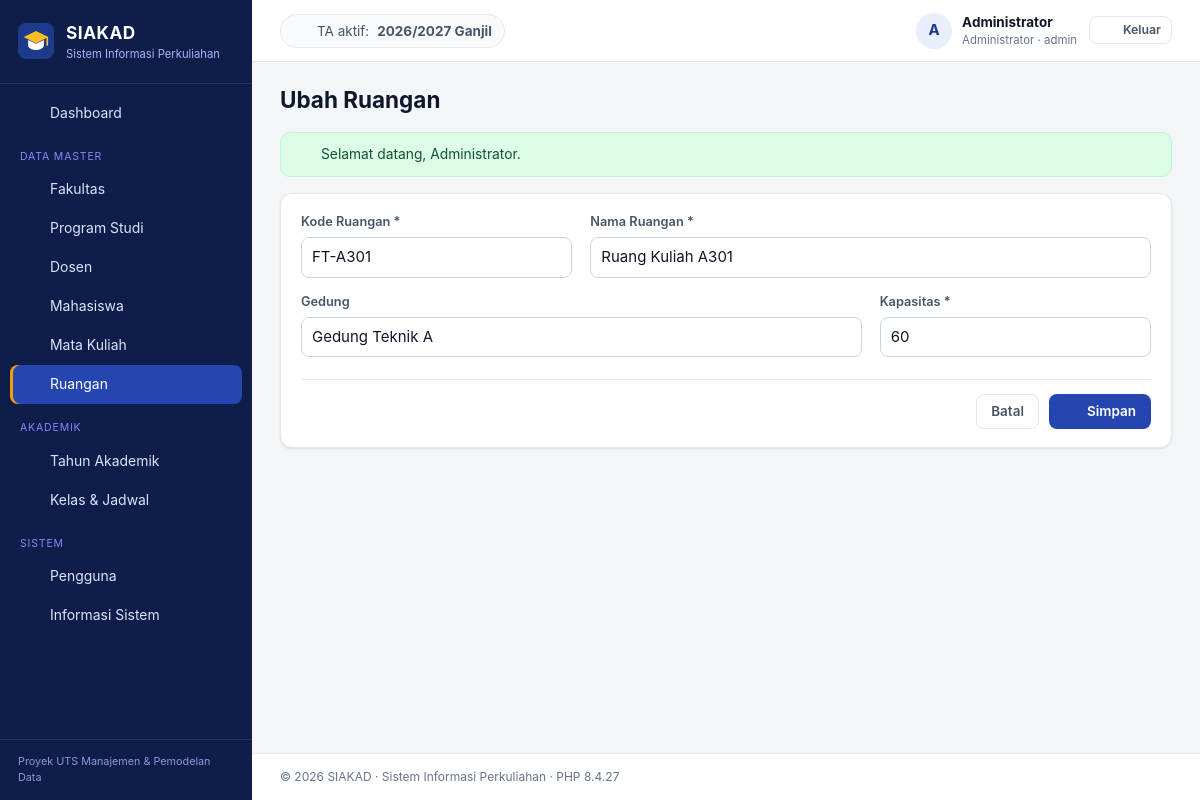
/index.php?page=admin/ruangan&action=edit&id=6 (signed in), run on the app's committed database.
### tables this page shows
CREATE TABLE tahun_akademik (
  id_ta       INT UNSIGNED NOT NULL AUTO_INCREMENT,
  tahun       CHAR(9)      NOT NULL,               
  semester    ENUM('Ganjil','Genap') NOT NULL,
  is_aktif    TINYINT(1)   NOT NULL DEFAULT 0,
  created_at  TIMESTAMP    NOT NULL DEFAULT CURRENT_TIMESTAMP,
  PRIMARY KEY (id_ta),
  UNIQUE KEY uq_ta (tahun, semester)
);

CREATE TABLE ruangan (
  id_ruangan    INT UNSIGNED      NOT NULL AUTO_INCREMENT,
  kode_ruangan  VARCHAR(15)       NOT NULL,
  nama_ruangan  VARCHAR(100)      NOT NULL,
  gedung        VARCHAR(100)      NULL,
  kapasitas     SMALLINT UNSIGNED NOT NULL DEFAULT 40,
  created_at    TIMESTAMP         NOT NULL DEFAULT CURRENT_TIMESTAMP,
  PRIMARY KEY (id_ruangan),
  UNIQUE KEY uq_ruangan_kode (kode_ruangan)
);

### app/core/Controller.php (called while the page is built, shortened)
<?php
abstract class Controller
{
    protected function render(string $view, array $data = [], string $layout = 'layouts/main'): void
    {
        $viewFile = APP_PATH . '/views/' . $view . '.php';
        extract($data, EXTR_SKIP);
        require $viewFile;
        $content = ob_get_clean();
        require APP_PATH . '/views/' . $layout . '.php';
    }
    protected function idParam(): int
    {
        $id = filter_input(INPUT_GET, 'id', FILTER_VALIDATE_INT) ?: filter_input(INPUT_POST, 'id', FILTER_VALIDATE_INT);
        return (int) $id;
    }
}

### app/controllers/RuanganController.php (called while the page is built, shortened)
<?php
class RuanganController extends Controller
{
    private Ruangan $model;
    public function __construct()
    {
        $this->model = new Ruangan();
    }
    public function edit(): void
    {
        $row = $this->model->find($this->idParam()) ?? abort(404);
        $this->render('admin/ruangan/form', ['title' => 'Ubah Ruangan', 'row' => $row]);
    }
}

### index.php (called while the page is built, shortened)
<?php
require APP_PATH . '/core/helpers.php';
spl_autoload_register(function (string $class): void {
    foreach (['core', 'controllers', 'models'] as $dir) {
        $file = APP_PATH . "/$dir/$class.php";
        if (is_file($file)) {
            return;
        }
    }
});
$page = (string) ($_GET['page'] ?? (Auth::check() ? 'dashboard' : 'login'));
$action = (string) ($_GET['action'] ?? 'index');
$method = lcfirst(str_replace(' ', '', ucwords(str_replace('-', ' ', $action))));
$controller = new $controllerClass();
try {
    $controller->$method();
} catch (PDOException $e) {
    error_log('[SIAKAD] ' . $e->getMessage());
    if ($_SERVER['REQUEST_METHOD'] === 'POST') {
        flash('error', db_error_message($e));
        $back = $_SERVER['HTTP_REFERER'] ?? url($page);
        header('Location: ' . $back);
        exit;
    }
    abort(500, db_error_message($e));
}

### config/config.php (called while the page is built, shortened)
<?php
$env = static function (string $key, $default) {
    $value = getenv($key);
    return $value === false || $value === '' ? $default : $value;
};
$config = [
    'app_name'     => 'SIAKAD',
    'app_subtitle' => 'Sistem Informasi Perkuliahan',
    'db_host'      => $env('DB_HOST', '127.0.0.1'),
    'db_port'      => (int) $env('DB_PORT', 3306),
    'db_name'      => $env('DB_NAME', 'db_siakad'),
    'db_user'      => $env('DB_USER', 'root'),
    'db_pass'      => $env('DB_PASS', ''),
    'timezone'     => 'Asia/Jakarta',
    'debug'        => filter_var($env('APP_DEBUG', false), FILTER_VALIDATE_BOOLEAN),
];
$local = __DIR__ . '/config.local.php';
return $config;

### app/core/Database.php (called while the page is built)
<?php
final class Database
{
    private static ?PDO $pdo = null;
    public static function connection(): PDO
    {
        if (self::$pdo === null) {
            $c = config();
            $dsn = sprintf(
                'mysql:host=%s;port=%d;dbname=%s;charset=utf8mb4',
                $c['db_host'],
                $c['db_port'],
                $c['db_name']
            );
            self::$pdo = new PDO($dsn, $c['db_user'], $c['db_pass'], [
                PDO::ATTR_ERRMODE            => PDO::ERRMODE_EXCEPTION,
                PDO::ATTR_DEFAULT_FETCH_MODE => PDO::FETCH_ASSOC,
                PDO::ATTR_EMULATE_PREPARES   => false,
            ]);
            self::$pdo->exec("SET time_zone = '+07:00'");
        }
        return self::$pdo;
    }
}

### app/core/Model.php (called while the page is built, shortened)
<?php
abstract class Model
{
    protected PDO $db;
    public function __construct()
    {
        $this->db = Database::connection();
    }
    protected function fetchOne(string $sql, array $params = []): ?array
    {
        $stmt = $this->db->prepare($sql);
        $stmt->execute($params);
        $row = $stmt->fetch();
        return $row === false ? null : $row;
    }
}

### app/models/Ruangan.php (called while the page is built, shortened)
<?php
class Ruangan extends Model
{
    public function find(int $id): ?array
    {
        return $this->fetchOne('SELECT * FROM ruangan WHERE id_ruangan = ?', [$id]);
    }
}

### app/core/Auth.php (called while the page is built, shortened)
<?php
final class Auth
{
    public static function user(): ?array
    {
        return $_SESSION['user'] ?? null;
    }
}

### app/models/TahunAkademik.php (called while the page is built, shortened)
<?php
class TahunAkademik extends Model
{
    public function aktif(): ?array
    {
        return $this->fetchOne('SELECT * FROM tahun_akademik WHERE is_aktif = 1 LIMIT 1');
    }
}

### app/views/admin/ruangan/form.php (the view, shortened to what this page needs)
<?php $isEdit = $row !== null; ?>
<section class="card form-card">
    <form method="post" action="<?= e(url('admin/ruangan', $isEdit ? ['action' => 'update', 'id' => $row['id_ruangan']] : ['action' => 'store'])) ?>">
        <div class="form-grid">
            <label class="field">
                <span>Kode Ruangan *</span>
                <input class="<?= has_error('kode_ruangan') ?>" type="text" name="kode_ruangan" maxlength="15" value="<?= e(old('kode_ruangan', $row['kode_ruangan'] ?? '')) ?>" required>
            </label>
            <label class="field span-2">
                <span>Nama Ruangan *</span>
                <input class="<?= has_error('nama_ruangan') ?>" type="text" name="nama_ruangan" maxlength="100" value="<?= e(old('nama_ruangan', $row['nama_ruangan'] ?? '')) ?>" required>
            </label>
            <label class="field span-2">
                <span>Gedung</span>
                <input type="text" name="gedung" maxlength="100" value="<?= e(old('gedung', $row['gedung'] ?? '')) ?>">
            </label>
            <label class="field">
                <span>Kapasitas *</span>
                <input class="<?= has_error('kapasitas') ?>" type="number" name="kapasitas" min="1" max="500" value="<?= e(old('kapasitas', $row['kapasitas'] ?? 40)) ?>" required>
            </label>
        </div>
        <div class="form-actions">
            <a class="btn btn-ghost" href="<?= e(url('admin/ruangan')) ?>">Batal</a>
            <button class="btn btn-primary" type="submit"><?= icon('save', 16) ?><span>Simpan</span></button>
        </div>
    </form>
</section>

### app/views/layouts/main.php (shortened to what this page needs)
<?php
$user = Auth::user();
$role = $user['role'];
$taAktif = (new TahunAkademik())->aktif();
$menu = [
    'admin' => [
        ['Dashboard', 'dashboard', 'home'],
        ['__', 'Data Master'],
        ['Fakultas', 'admin/fakultas', 'building'],
        ['Program Studi', 'admin/prodi', 'layers'],
        ['Dosen', 'admin/dosen', 'user'],
        ['Mahasiswa', 'admin/mahasiswa', 'users'],
        ['Mata Kuliah', 'admin/mata-kuliah', 'book'],
        ['Ruangan', 'admin/ruangan', 'map'],
        ['__', 'Akademik'],
        ['Tahun Akademik', 'admin/tahun-akademik', 'calendar'],
        ['Kelas & Jadwal', 'admin/kelas', 'grid'],
        ['__', 'Sistem'],
        ['Pengguna', 'admin/pengguna', 'key'],
        ['Informasi Sistem', 'admin/sistem', 'server'],
    ],
    'dosen' => [
        ['Dashboard', 'dashboard', 'home'],
        ['__', 'Pengajaran'],
        ['Kelas & Input Nilai', 'dosen/kelas', 'clipboard'],
        ['Perwalian (KRS)', 'dosen/perwalian', 'users'],
    ],
    'mahasiswa' => [
        ['Dashboard', 'dashboard', 'home'],
        ['__', 'Akademik'],
        ['Isi KRS', 'mahasiswa/krs', 'clipboard'],
        ['Kartu Hasil Studi', 'mahasiswa/khs', 'file'],
        ['Transkrip Nilai', 'mahasiswa/transkrip', 'award'],
    ],
][$role];
$roleLabel = ['admin' => 'Administrator', 'dosen' => 'Dosen', 'mahasiswa' => 'Mahasiswa'][$role];
?>
<!doctype html>
<html lang="id">
<head>
    <link rel="stylesheet" href="<?= e(asset('css/style.css')) ?>">
</head>
<body class="role-<?= e($role) ?>">
<div class="app">
    <aside class="sidebar" id="sidebar">
        <a class="brand" href="<?= e(url('dashboard')) ?>">
            <img src="<?= e(asset('img/logo.svg')) ?>" alt="" width="36" height="36">
            <span>
                <strong><?= e(config('app_name')) ?></strong>
                <small><?= e(config('app_subtitle')) ?></small>
            </span>
        </a>
        <nav class="nav">
            <?php foreach ($menu as $item): ?>
                <?php if ($item[0] === '__'): ?>
                    <div class="nav-section"><?= e($item[1]) ?></div>
                <?php else: ?>
                    <a class="nav-link<?= $item[1] === 'dashboard' ? (($_GET['page'] ?? 'dashboard') === 'dashboard' ? ' active' : '') : is_active_page($item[1]) ?>"
                       href="<?= e(url($item[1])) ?>"><?= icon($item[2]) ?><span><?= e($item[0]) ?></span></a>
                <?php endif; ?>
            <?php endforeach; ?>
        </nav>
        <div class="sidebar-foot">Proyek UTS Manajemen &amp; Pemodelan Data</div>
    </aside>
    <div class="main">
        <header class="topbar">
            <div class="topbar-ta">
                <?= icon('calendar', 16) ?>
                <?php if ($taAktif): ?>
                    TA aktif: <strong><?= e($taAktif['tahun']) ?> <?= e($taAktif['semester']) ?></strong>
                <?php else: ?>
                    Belum ada tahun akademik aktif
                <?php endif; ?>
            </div>
            <div class="topbar-user">
                <a href="<?= e(url('profil')) ?>" class="user-chip">
                    <span class="avatar"><?= e(mb_strtoupper(mb_substr(preg_replace('/^(Dr\.|Ir\.)\s*/', '', $user['nama']), 0, 1))) ?></span>
                    <span class="user-meta">
                        <strong><?= e($user['nama']) ?></strong>
                        <small><?= e($roleLabel) ?> · <?= e($user['username']) ?></small>
                    </span>
                </a>
                <form method="post" action="<?= e(url('logout', ['action' => 'logout'])) ?>">
                    <button class="btn btn-sm btn-ghost" type="submit"><?= icon('logout', 16) ?><span>Keluar</span></button>
                </form>
            </div>
        </header>
        <main class="content">
            <div class="page-head">
                <h1><?= e($title ?? '') ?></h1>
            </div>
            <?php foreach (['success', 'error'] as $type): ?>
                <?php if ($msg = flash($type)): ?>
                    <div class="alert alert-<?= $type ?>" role="alert">
                        <?= icon($type === 'success' ? 'check' : 'x', 16) ?><span><?= e($msg) ?></span>
                    </div>
                <?php endif; ?>
            <?php endforeach; ?>
            <?= $content ?>
        </main>
        <footer class="footer">
            &copy; <?= date('Y') ?> <?= e(config('app_name')) ?> · <?= e(config('app_subtitle')) ?> · PHP <?= PHP_VERSION ?>
        </footer>
    </div>
</div>
</body>
</html>

### data on the page
tahun_akademik: tahun "2026/2027", semester "Ganjil"
ruangan: kode_ruangan "FT-A301", nama_ruangan "Ruang Kuliah A301", gedung "Gedung Teknik A", kapasitas "60"

### other printed values
config('app_name') "SIAKAD"
config('app_subtitle') "Sistem Informasi Perkuliahan"
$item[0] "Dashboard"
$item[1] "DATA MASTER"
$item[0] "Fakultas"
$item[0] "Program Studi"
$item[0] "Dosen"
$item[0] "Mahasiswa"
$item[0] "Mata Kuliah"
$item[0] "Ruangan"
$item[1] "AKADEMIK"
$item[0] "Tahun Akademik"
$item[0] "Kelas & Jadwal"
$item[1] "SISTEM"
$item[0] "Pengguna"
